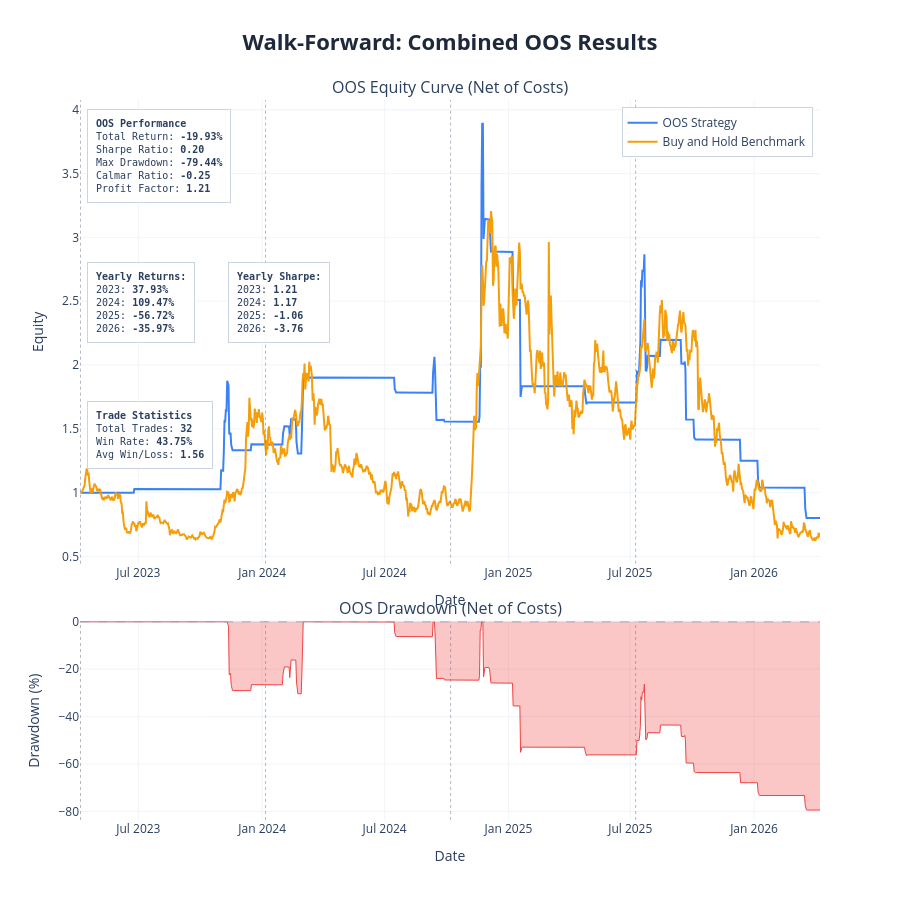

Notebook cell for this chart:
### Markdown cell above
---
## Results Charts and Cost Stress Test

| Parameter | Description | Default |
|---|---|---|
| `show_fold_perf` | IS vs OOS bars for return, Sharpe, drawdown per fold | `False` |
| `show_param_evol` | Parameter evolution across folds with ±1 std bands | `False` |
| `show_oos_equity` | Combined OOS equity curve + drawdown with fold boundaries | `True` |
| `show_trades` | Overlay entry/exit markers on OOS equity chart | `False` |
| `benchmark_data` | DataFrame with `Close` column for buy & hold comparison | `None` |
| `save_html_dir` | Directory path to save charts as HTML files, or `None` | `None` |

**Cost Stress Test:** re-run the combined OOS backtest at 1×, 1.5×, 2×, 3× the base cost. Fragile strategies collapse; robust ones degrade gradually.

### Code cell
plot_walk_forward_results(
    results          = results,
    param_defs       = PARAM_DEFS,
    fixed_params     = FIXED_PARAMS,
    benchmark_data   = df,
    show             = True,
    save_html_dir    = None,
    show_fold_perf   = False,   # IS vs OOS bars by fold
    show_param_evol  = False,   # parameter evolution across folds
    show_oos_equity  = True,   # combined OOS equity curve
    show_trades      = False,  # trade markers on OOS equity chart
)

# ── transaction cost stress test ──────────────────────────────────────────

if results['oos_combined_df'] is not None:
    cost_df = cost_stress_test(
        oos_combined_df  = results['oos_combined_df'],
        cost_multipliers = (1.0, 1.5, 2.0, 3.0),
        base_cost        = COST,
    )
else:
    print('No combined OOS dataframe — skip cost stress test')

### Figure 1 — Plotly figure (JSON) as saved in the notebook; plotly's stock layout.template omitted (floating-point values rounded to 4 significant figures; data arrays with more than 128 entries replaced by an {"elided": "..."} marker saying what was removed)
{"data": [{"hovertemplate": "<b>OOS Strategy</b><br>Date: %{x}<br>Equity: %{y:.4f}<extra></extra>", "line": {"color": "#3b82f6", "width": 2}, "mode": "lines", "name": "OOS Strategy", "type": "scatter", "x": {"elided": "1100 str values"}, "xaxis": "x", "y": {"elided": "1100 float values"}, "yaxis": "y"}, {"hovertemplate": "<b>Buy and Hold Benchmark</b><br>Date: %{x}<br>Equity: %{y:.4f}<extra></extra>", "line": {"color": "#f59e0b", "width": 2}, "mode": "lines", "name": "Buy and Hold Benchmark", "type": "scatter", "x": {"elided": "1100 str values"}, "xaxis": "x", "y": {"elided": "1100 float values"}, "yaxis": "y"}, {"fill": "tozeroy", "fillcolor": "rgba(239, 68, 68, 0.3)", "hovertemplate": "<b>Drawdown</b><br>Date: %{x}<br>%{y:.2f}%<extra></extra>", "line": {"color": "#ef4444", "width": 1}, "mode": "lines", "name": "Drawdown", "showlegend": false, "type": "scatter", "x": {"elided": "1100 str values"}, "xaxis": "x2", "y": {"elided": "1100 float values"}, "yaxis": "y2"}], "layout": {"annotations": [{"font": {"size": 16}, "showarrow": false, "text": "OOS Equity Curve (Net of Costs)", "x": 0.5, "xanchor": "center", "xref": "paper", "y": 1, "yanchor": "bottom", "yref": "paper"}, {"font": {"size": 16}, "showarrow": false, "text": "OOS Drawdown (Net of Costs)", "x": 0.5, "xanchor": "center", "xref": "paper", "y": 0.276, "yanchor": "bottom", "yref": "paper"}, {"align": "left", "bgcolor": "rgba(255, 255, 255, 0.9)", "bordercolor": "#cbd5e1", "borderpad": 8, "borderwidth": 1, "font": {"family": "monospace", "size": 10}, "showarrow": false, "text": "<b>OOS Performance</b><br>Total Return: <b>-19.93%</b><br>Sharpe Ratio: <b>0.20</b><br>Max Drawdown: <b>-79.44%</b><br>Calmar Ratio: <b>-0.25</b><br>Profit Factor: <b>1.21</b>", "x": 0.01, "xanchor": "left", "xref": "x domain", "y": 0.98, "yanchor": "top", "yref": "y domain"}, {"align": "left", "bgcolor": "rgba(255, 255, 255, 0.9)", "bordercolor": "#cbd5e1", "borderpad": 8, "borderwidth": 1, "font": {"family": "monospace", "size": 10}, "showarrow": false, "text": "<b>Yearly Returns:</b><br>2023: <b>37.93%</b><br>2024: <b>109.47%</b><br>2025: <b>-56.72%</b><br>2026: <b>-35.97%</b><br>", "x": 0.01, "xanchor": "left", "xref": "x domain", "y": 0.65, "yanchor": "top", "yref": "y domain"}, {"align": "left", "bgcolor": "rgba(255, 255, 255, 0.9)", "bordercolor": "#cbd5e1", "borderpad": 8, "borderwidth": 1, "font": {"family": "monospace", "size": 10}, "showarrow": false, "text": "<b>Yearly Sharpe:</b><br>2023: <b>1.21</b><br>2024: <b>1.17</b><br>2025: <b>-1.06</b><br>2026: <b>-3.76</b><br>", "x": 0.2, "xanchor": "left", "xref": "x domain", "y": 0.65, "yanchor": "top", "yref": "y domain"}, {"align": "left", "bgcolor": "rgba(255, 255, 255, 0.9)", "bordercolor": "#cbd5e1", "borderpad": 8, "borderwidth": 1, "font": {"family": "monospace", "size": 10}, "showarrow": false, "text": "<b>Trade Statistics</b><br>Total Trades: <b>32</b><br>Win Rate: <b>43.75%</b><br>Avg Win/Loss: <b>1.56</b>", "x": 0.01, "xanchor": "left", "xref": "x domain", "y": 0.35, "yanchor": "top", "yref": "y domain"}], "height": 900, "hovermode": "x unified", "legend": {"bgcolor": "rgba(255, 255, 255, 0.9)", "bordercolor": "#cbd5e1", "borderwidth": 1, "x": 0.99, "xanchor": "right", "y": 0.99, "yanchor": "top"}, "shapes": [{"line": {"color": "#94a3b8", "dash": "dash", "width": 1}, "type": "line", "x0": 0, "x1": 1, "xref": "x2 domain", "y0": 0, "y1": 0, "yref": "y2"}, {"line": {"color": "rgba(100,116,139,0.5)", "dash": "dot", "width": 1}, "type": "line", "x0": "2023-04-06 00:00:00", "x1": "2023-04-06 00:00:00", "xref": "x", "y0": 0, "y1": 1, "yref": "y domain"}, {"line": {"color": "rgba(100,116,139,0.5)", "dash": "dot", "width": 1}, "type": "line", "x0": "2023-04-06 00:00:00", "x1": "2023-04-06 00:00:00", "xref": "x2", "y0": 0, "y1": 1, "yref": "y2 domain"}, {"line": {"color": "rgba(100,116,139,0.5)", "dash": "dot", "width": 1}, "type": "line", "x0": "2024-01-06 00:00:00", "x1": "2024-01-06 00:00:00", "xref": "x", "y0": 0, "y1": 1, "yref": "y domain"}, {"line": {"color": "rgba(100,116,139,0.5)", "dash": "dot", "width": 1}, "type": "line", "x0": "2024-01-06 00:00:00", "x1": "2024-01-06 00:00:00", "xref": "x2", "y0": 0, "y1": 1, "yref": "y2 domain"}, {"line": {"color": "rgba(100,116,139,0.5)", "dash": "dot", "width": 1}, "type": "line", "x0": "2024-10-07 00:00:00", "x1": "2024-10-07 00:00:00", "xref": "x", "y0": 0, "y1": 1, "yref": "y domain"}, {"line": {"color": "rgba(100,116,139,0.5)", "dash": "dot", "width": 1}, "type": "line", "x0": "2024-10-07 00:00:00", "x1": "2024-10-07 00:00:00", "xref": "x2", "y0": 0, "y1": 1, "yref": "y2 domain"}, {"line": {"color": "rgba(100,116,139,0.5)", "dash": "dot", "width": 1}, "type": "line", "x0": "2025-07-09 00:00:00", "x1": "2025-07-09 00:00:00", "xref": "x", "y0": 0, "y1": 1, "yref": "y domain"}, {"line": {"color": "rgba(100,116,139,0.5)", "dash": "dot", "width": 1}, "type": "line", "x0": "2025-07-09 00:00:00", "x1": "2025-07-09 00:00:00", "xref": "x2", "y0": 0, "y1": 1, "yref": "y2 domain"}], "showlegend": true, "title": {"font": {"color": "#1E293B", "size": 22}, "text": "<b>Walk-Forward: Combined OOS Results</b>", "x": 0.5, "xanchor": "center"}, "xaxis": {"anchor": "y", "domain": [0, 1], "gridcolor": "#f1f5f9", "gridwidth": 1, "showgrid": true, "title": {"text": "Date"}}, "xaxis2": {"anchor": "y2", "domain": [0, 1], "gridcolor": "#f1f5f9", "gridwidth": 1, "showgrid": true, "title": {"text": "Date"}}, "yaxis": {"anchor": "x", "domain": [0.356, 1], "gridcolor": "#f1f5f9", "gridwidth": 1, "showgrid": true, "title": {"text": "Equity"}}, "yaxis2": {"anchor": "x2", "domain": [0, 0.276], "gridcolor": "#f1f5f9", "gridwidth": 1, "showgrid": true, "title": {"text": "Drawdown (%)"}}}}
